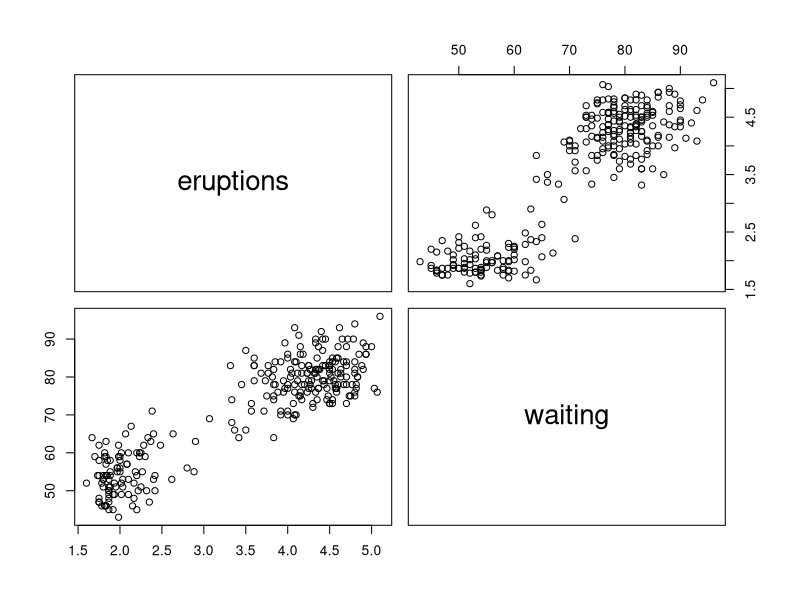
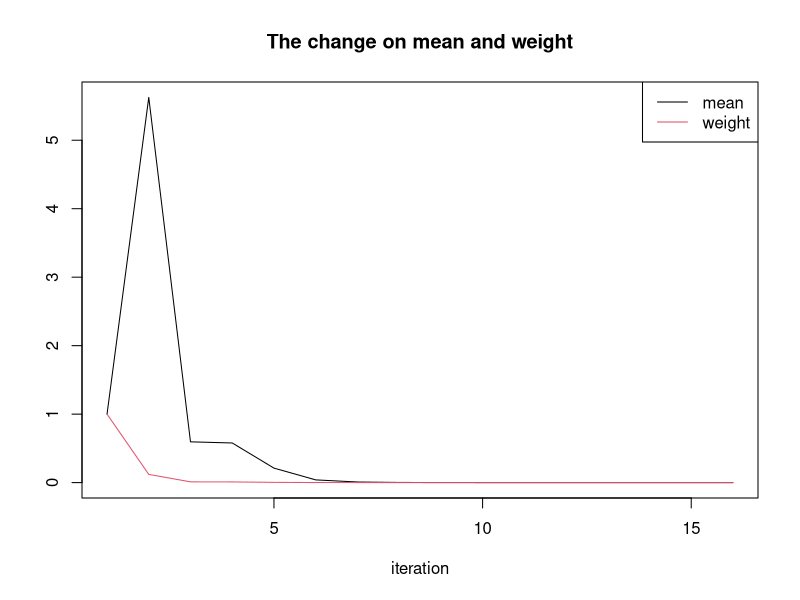
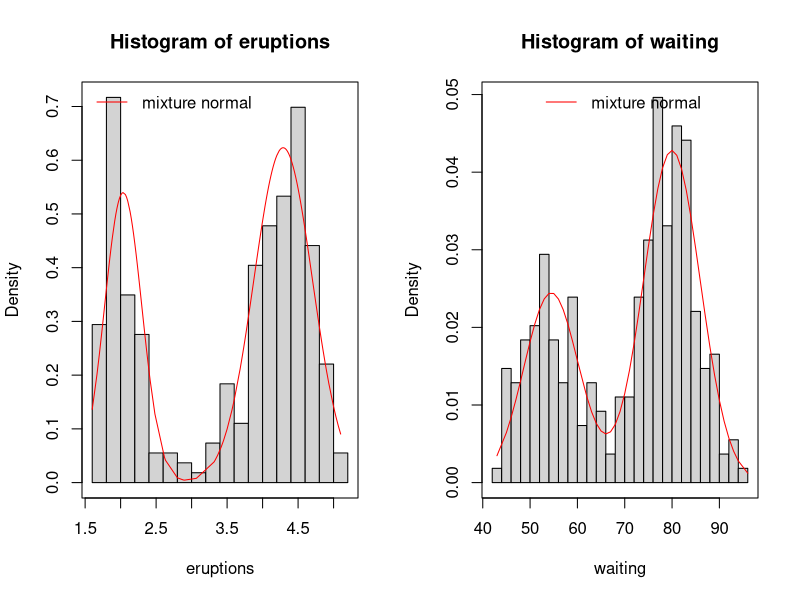
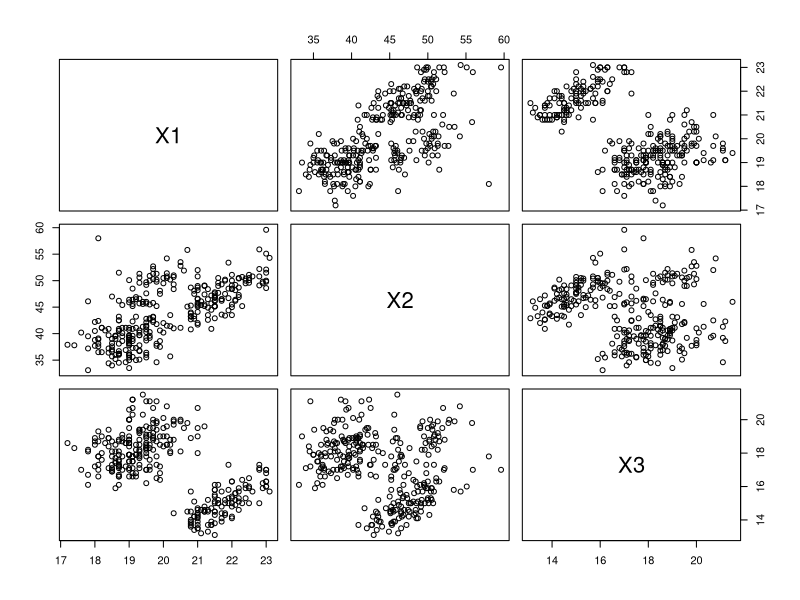

Write the R code that produced these figures, in order. (Note: this script raises an error after producing the figures.)
## ---- chunk 1
knitr::opts_chunk$set(
	echo = TRUE,
	message = FALSE,
	warning = FALSE,
	comment = ""
)
## ---- chunk 2
data(faithful)
pairs(faithful)
## ---- chunk 3
fmul <- function(mu,sigma2,xvec){
  det <- det(sigma2)
  d = length(xvec)
  maha <- (xvec-mu) %*% solve(sigma2) %*% t(xvec-mu)
  ((2*pi)^d*det)^(-1/2)*exp(-maha/2)
} #joint pdf
mu1 <- mu1.all <- t(c(2,60));mu2 <- mu2.all <- t(c(4.5,80))
sigma2.1 <- sigma2.2 <-diag(c(1,1)) 
error <-err.all<- c(1,1) 
p.all <- p <- 0.5
n= dim(faithful)[1]
count = 1
X <- as.matrix(faithful)
while(error[1]>=10^(-6) | error[2]>=10^(-9)){
  # E-step
  r <- numeric(n) #membership
  for(i in 1:n){
    tot <- p*fmul(mu1,sigma2.1,X[i,])+(1-p)*fmul(mu2,sigma2.2,X[i,])
    r[i] <- p*fmul(mu1,sigma2.1,X[i,])/tot #rhat
  }
  # M-step
  mu1.t <- (r%*%X)/sum(r) ; mu2.t <- ((1-r)%*%X)/sum(1-r) 
  sigma21.t <- t(X- rep(1,n) %*% mu1.t) %*% diag(r) %*% (X- rep(1,n) %*% mu1.t)/sum(r) 
  sigma22.t <- t(X- rep(1,n) %*% mu2.t) %*% diag(1-r) %*% (X- rep(1,n) %*% mu2.t)/sum(1-r)
  p1 <- sum(r)/n
  # stop criterion
  error[1] <- sum(abs(mu1-mu1.t)) + sum(abs(mu2-mu2.t))
  error[2] <- abs(p1-p)
  # update  
  mu1.all <-rbind(mu1.all,mu1.t)
  mu2.all <-rbind(mu2.all,mu2.t)
  p.all <-c(p.all,p1)
  mu1 <- mu1.t ; mu2 <-mu2.t
  sigma2.1 <- sigma21.t
  sigma2.2 <- sigma22.t
  p <- p1
  err.all <- rbind(err.all,error)
  count=count+1
}
## ---- chunk 4
cat("The iteration :",count,"\n")
ts.plot(err.all,col=1:2,
        xlab="iteration",main="The change on mean and weight")
legend("topright", legend = c("mean","weight"), col = 1:2, lty = 1)
## ---- chunk 5
mu <- rbind(mu1.all[count,],mu2.all[count,])
mu
## ---- chunk 6
sigma21.t
## ---- chunk 7
sigma22.t
## ---- chunk 8
cat("1 cluster:",p.all[count],"\n") ; cat("2 cluster:",1-p.all[count],"\n")
## ---- chunk 9
par(mfrow=c(1,2))
x1 <- sort(X[,1])
hist(x1, probability=TRUE,20,
     main="Histogram of eruptions",xlab="eruptions")

pdf1.em <- p*dnorm(x1,mean = mu1[1],sd = sqrt(sigma2.1[1,1])) +
  (1-p)*dnorm(x1,mean = mu2[1],sd = sqrt(sigma2.2[1,1]))
lines(x1,pdf1.em,col="red")
box()
legend("topleft",legend=c("mixture normal"),
       col="red",lty=1,lwd=1,bty="n")
x2 <- sort(X[,2])
hist(x2, probability=TRUE,20,
     main="Histogram of waiting",xlab="waiting")
pdf2.em <- p*dnorm(x2,mean = mu1[2],sd = sqrt(sigma2.1[2,2])) +
  (1-p)*dnorm(x2,mean = mu2[2],sd = sqrt(sigma2.2[2,2]))
lines(sort(x2),pdf2.em,col="red",lwd=1)
box()
legend("top",legend=c("mixture normal"),
       col="red",lty=1,lwd=1, bty="n")
## ---- chunk 10
data2 <- read.csv("DataC.csv")
pairs(data2)
## ---- chunk 11
file_Ac <- "EM_BIC.png"
knitr::include_graphics(file_Ac)
## ---- chunk 12
fmul <- function(mu,sigma2,xvec){
  det <- det(sigma2)
  d = length(xvec)
  maha <- (xvec-mu) %*% solve(sigma2) %*% t(xvec-mu)
  ((2*pi)^d*det)^(-1/2)*exp(-maha/2)
}
X <- as.matrix(data2)
mu1 <- mu1.all<-t(c(18,35,18))
mu2 <-mu2.all<-t(c(21,40,15))
mu3 <-mu3.all<-t(c(20,50,18))

sigma2.1 <- sigma2.2<-sigma2.3<-diag(c(1,1,1)) 
error <-err.all<- c(1,1)
p.all <- p <- t(rep(1/3,3))
n= dim(data2)[1]
count = 1
while(error[1]>=10^(-6) | error[2]>=10^(-9)){
  # E-step
  r1<-r2<-r3 <- numeric(n) #membership
  for(i in 1:n){
    tot <- p[1]*fmul(mu1,sigma2.1,X[i,])+p[2]*fmul(mu2,sigma2.2,X[i,])+
      p[3]*fmul(mu3,sigma2.3,X[i,])
    r1[i] <- p[1]*fmul(mu1,sigma2.1,X[i,])/tot
    r2[i] <- p[2]*fmul(mu2,sigma2.2,X[i,])/tot
    r3[i] <- p[3]*fmul(mu3,sigma2.3,X[i,])/tot
  }
  # M-step
  mu1.t <- (r1%*%X)/sum(r1) ; mu2.t <- (r2%*%X)/sum(r2) ;  mu3.t <- (r3%*%X)/sum(r3)
  sigma21.t <- t(X- rep(1,n) %*% mu1.t) %*% diag(r1) %*% (X- rep(1,n) %*% mu1.t)/sum(r1)
  sigma22.t <- t(X- rep(1,n) %*% mu2.t) %*% diag(r2) %*% (X- rep(1,n) %*% mu2.t)/sum(r2)
  sigma23.t <- t(X- rep(1,n) %*% mu3.t) %*% diag(r3) %*% (X- rep(1,n) %*% mu3.t)/sum(r3)
  p1 <- sum(r1)/n;p2 <- sum(r2)/n;p3 <- sum(r3)/n
  # stop criterion
  error[1] <- sum(abs(mu1-mu1.t)) + sum(abs(mu2-mu2.t)) + sum(abs(mu3-mu3.t))
  error[2] <- abs(p1-p[1]) + abs(p2-p[2])+abs(p3-p[3])
  # update
  mu1.all <-rbind(mu1.all,mu1.t)
  mu2.all <-rbind(mu2.all,mu2.t)
  mu3.all <-rbind(mu3.all,mu3.t)
  p.all <-rbind(p.all,cbind(p1,p2,p3))
  mu1 <- mu1.t ; mu2 <-mu2.t ; mu3 <- mu3.t
  sigma2.1 <- sigma21.t
  sigma2.2 <- sigma22.t
  sigma2.3 <- sigma23.t
  p <- cbind(p1,p2,p3)
  err.all <- rbind(err.all,error)
  count=count+1
}
## ---- chunk 13
cat("The iteration :",count,"\n")
ts.plot(err.all,col=1:2,
        xlab="iteration",main="The change on parameter")
legend("topright", legend = c("mean","weight"), col = 1:2, lty = 1)
## ---- chunk 14
mumu <- data.frame(rbind(mu1.all[count,],mu2.all[count,],mu3.all[count,]))
colnames(mumu) <- names(data2)
rownames(mumu) <- c("$\\mu_1$","$\\mu_2$","$\\mu_3$")
knitr::kable(mumu,row.names = TRUE)
## ---- chunk 15
sigma2.1
## ---- chunk 16
sigma2.2
## ---- chunk 17
sigma2.3
## ---- chunk 18
cat("1 cluster:",p.all[count,1],"\n");cat("2 cluster:",p.all[count,2],"\n");cat("3 cluster:",p.all[count,3],"\n");
## ---- chunk 19
wss <- c()
wss[1] <- sum(scale(data2,scale = FALSE)^2)
for(i in 2:10){
  km = kmeans(data2,centers = i)
  wss[i] = sum(km$withinss)
}
library(ggplot2)
wss.data <- data.frame("k"=1:10,"y"=wss)
ggplot(wss.data,aes(x=k,y=y)) + geom_col()
## ---- chunk 20
kmean <- kmeans(data2,3)
n1 <- as.numeric(kmean$cluster ==1)
n2 <- as.numeric(kmean$cluster ==2)
n3 <- as.numeric(kmean$cluster ==3)
mu1.hat <- n1 %*% X / sum(n1)
mu2.hat <- n2 %*% X / sum(n2)
mu3.hat <- n3 %*% X / sum(n3)
sigma21.hat <- t(X- rep(1,n) %*% mu1.hat) %*% diag(n1) %*% (X- rep(1,n) %*% mu1.hat)/sum(n1)
sigma22.hat <- t(X- rep(1,n) %*% mu2.hat) %*% diag(n2) %*% (X- rep(1,n) %*% mu2.hat)/sum(n2)
sigma23.hat <- t(X- rep(1,n) %*% mu3.hat) %*% diag(n3) %*% (X- rep(1,n) %*% mu3.hat)/sum(n3)
## ---- chunk 21
mumu.hat <- data.frame(rbind(mu1.hat,mu2.hat,mu3.hat))
colnames(mumu.hat) <- names(data2)
rownames(mumu.hat) <- c("$\\mu_1$","$\\mu_2$","$\\mu_3$")
knitr::kable(mumu.hat,row.names = TRUE)
## ---- chunk 22
sigma21.hat
## ---- chunk 23
sigma22.hat
## ---- chunk 24
sigma23.hat
## ---- chunk 25
cat("1 cluster:",kmean$size[1]/300,"\n");cat("2 cluster:",kmean$size[2]/300,"\n");cat("3 cluster:",kmean$size[3]/300,"\n")
